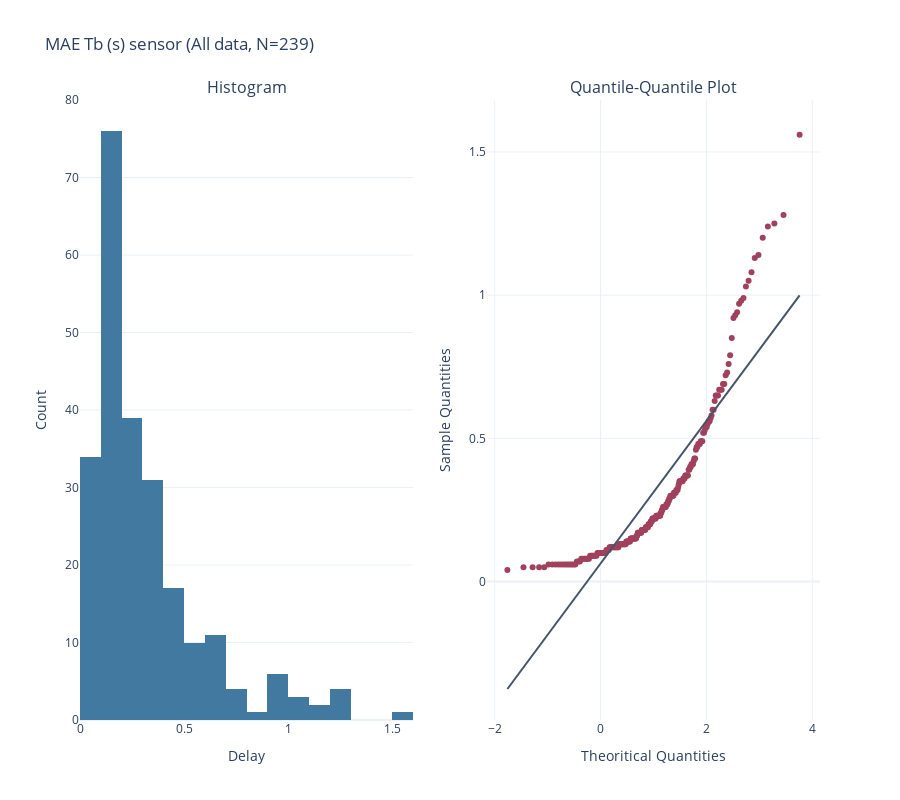
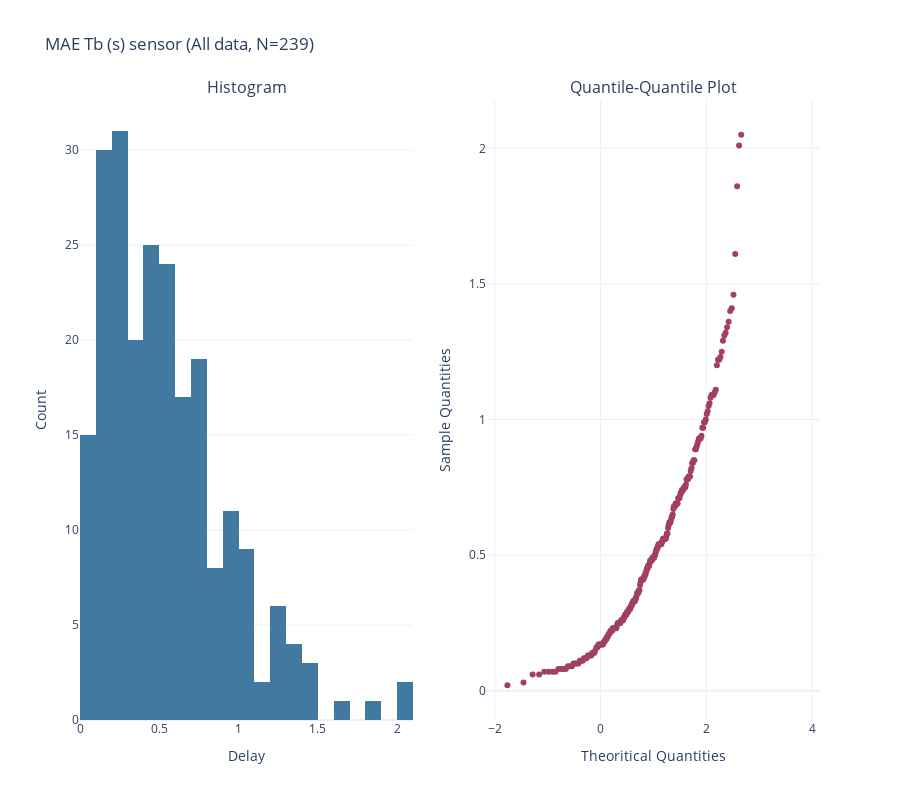

The cell these charts' notebook holds for them, in order:
### Code cell
metric = "MAE Tb (s)"
normality_test(bp_mag[metric].str.split(" , ", expand=True).astype(float).iloc[:,0], sensor=metric, type="All data")
normality_test(bp_pzt[metric].str.split(" , ", expand=True).astype(float).iloc[:,0], sensor=metric, type="All data")

### Figure 1 — Plotly figure (JSON) as saved in the notebook; plotly's stock layout.template omitted (floating-point values rounded to 4 significant figures; data arrays with more than 128 entries replaced by an {"elided": "..."} marker saying what was removed)
{"data": [{"marker": {"color": "#4179A0"}, "type": "histogram", "x": {"elided": "239 float values"}, "xaxis": "x", "yaxis": "y"}, {"marker": {"color": "#A0415D"}, "mode": "markers", "type": "scatter", "x": {"elided": "239 float values"}, "xaxis": "x2", "y": {"elided": "239 float values"}, "yaxis": "y2"}, {"line": {"color": "#44546A"}, "mode": "lines", "type": "scatter", "x": [-1.759, 3.759], "xaxis": "x2", "y": [-0.3751, 0.9991], "yaxis": "y2"}], "layout": {"annotations": [{"font": {"size": 16}, "showarrow": false, "text": "Histogram", "x": 0.225, "xanchor": "center", "xref": "paper", "y": 1, "yanchor": "bottom", "yref": "paper"}, {"font": {"size": 16}, "showarrow": false, "text": "Quantile-Quantile Plot", "x": 0.775, "xanchor": "center", "xref": "paper", "y": 1, "yanchor": "bottom", "yref": "paper"}], "height": 800, "showlegend": false, "title": {"text": "MAE Tb (s) sensor (All data, N=239)"}, "width": 900, "xaxis": {"anchor": "y", "domain": [0, 0.45], "title": {"text": "Delay"}, "zeroline": false}, "xaxis2": {"anchor": "y2", "domain": [0.55, 1], "title": {"text": "Theoritical Quantities"}, "zeroline": false}, "yaxis": {"anchor": "x", "domain": [0, 1], "title": {"text": "Count"}}, "yaxis2": {"anchor": "x2", "domain": [0, 1], "title": {"text": "Sample Quantities"}}}}

### Figure 2 — Plotly figure (JSON) as saved in the notebook; plotly's stock layout.template omitted (floating-point values rounded to 4 significant figures; data arrays with more than 128 entries replaced by an {"elided": "..."} marker saying what was removed)
{"data": [{"marker": {"color": "#4179A0"}, "type": "histogram", "x": {"elided": "239 float values"}, "xaxis": "x", "yaxis": "y"}, {"marker": {"color": "#A0415D"}, "mode": "markers", "type": "scatter", "x": {"elided": "239 float values"}, "xaxis": "x2", "y": {"elided": "239 float values"}, "yaxis": "y2"}, {"line": {"color": "#44546A"}, "mode": "lines", "type": "scatter", "x": [-1.759, 3.759], "xaxis": "x2", "y": [null, null], "yaxis": "y2"}], "layout": {"annotations": [{"font": {"size": 16}, "showarrow": false, "text": "Histogram", "x": 0.225, "xanchor": "center", "xref": "paper", "y": 1, "yanchor": "bottom", "yref": "paper"}, {"font": {"size": 16}, "showarrow": false, "text": "Quantile-Quantile Plot", "x": 0.775, "xanchor": "center", "xref": "paper", "y": 1, "yanchor": "bottom", "yref": "paper"}], "height": 800, "showlegend": false, "title": {"text": "MAE Tb (s) sensor (All data, N=239)"}, "width": 900, "xaxis": {"anchor": "y", "domain": [0, 0.45], "title": {"text": "Delay"}, "zeroline": false}, "xaxis2": {"anchor": "y2", "domain": [0.55, 1], "title": {"text": "Theoritical Quantities"}, "zeroline": false}, "yaxis": {"anchor": "x", "domain": [0, 1], "title": {"text": "Count"}}, "yaxis2": {"anchor": "x2", "domain": [0, 1], "title": {"text": "Sample Quantities"}}}}
